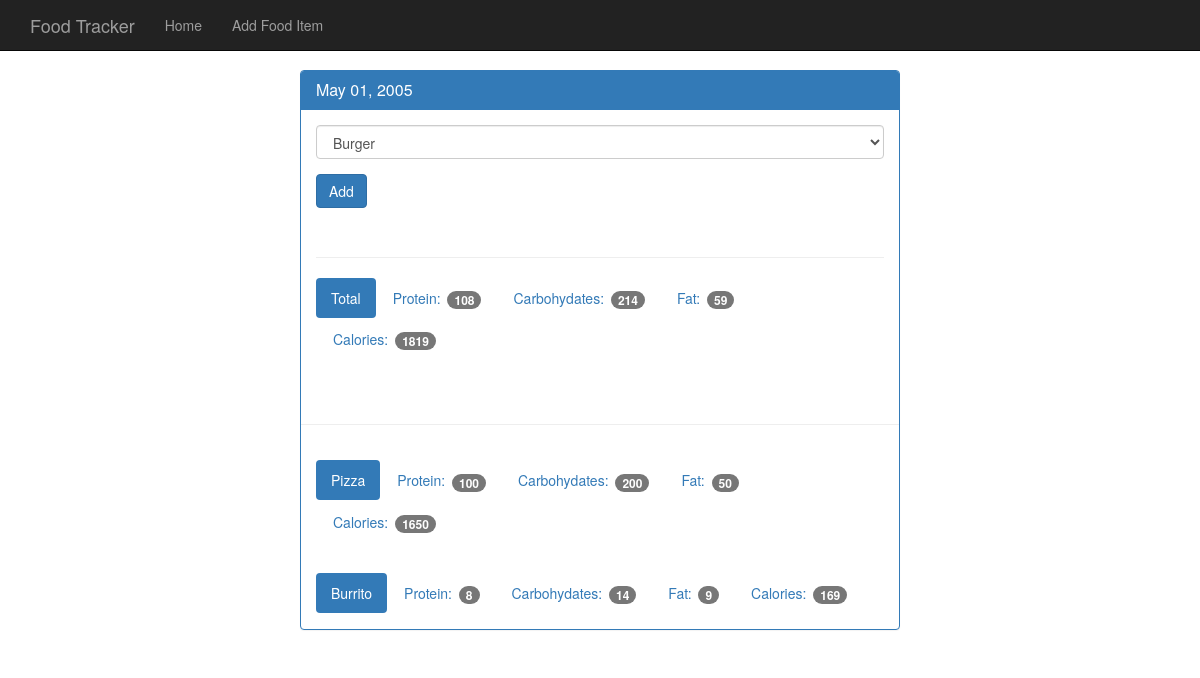
Screenshot of /view/20050501 with the database file from the repository.
### tables this page shows
CREATE TABLE food (
    id INTEGER PRIMARY KEY AUTOINCREMENT,
    name TEXT NOT NULL,
    protein INTEGER NOT NULL,
    carbohydrates INTEGER NOT NULL,
    fat INTEGER NOT NULL,
    calories INTEGER NOT NULL
);

### app.py (the view)
@app.route("/view/<date>", methods=["GET", "POST"])
def view(date):
    db = get_db()
    cur = db.execute("SELECT id, entry_date FROM log_date WHERE entry_date = ?", [date])
    date_result = cur.fetchone()
    if request.method == "POST":
        db.execute(
            "INSERT INTO food_date (food_id, log_date_id) VALUES (?, ?)",
            [request.form["food-select"], date_result["id"]],
        )
        db.commit()
    d = datetime.strptime(str(date_result["entry_date"]), "%Y%m%d")
    pretty_date = datetime.strftime(d, "%B %d, %Y")
    food_cur = db.execute("SELECT id, name FROM food")
    food_results = food_cur.fetchall()
    log_cur = db.execute(
        """SELECT food.name, food.protein, food.carbohydrates, food.fat, food.calories
        FROM log_date
        JOIN food_date
        ON food_date.log_date_id = log_date.id
        JOIN food
        ON food.id = food_date.food_id
        WHERE log_date.entry_date = ?""",
        [date],
    )
    log_results = log_cur.fetchall()
    totals = {}
    totals["protein"] = 0
    totals["carbohydrates"] = 0
    totals["fat"] = 0
    totals["calories"] = 0
    for food in log_results:
        totals["protein"] += food["protein"]
        totals["carbohydrates"] += food["carbohydrates"]
        totals["fat"] += food["fat"]
        totals["calories"] += food["calories"]
    return render_template(
        "day.html",
        entry_date=date_result["entry_date"],
        pretty_date=pretty_date,
        food_results=food_results,
        log_results=log_results,
        totals=totals,
    )

### database.py (called while the page is built)
def connect_db():
    sql = sqlite3.connect("food_log.db")
    sql.row_factory = sqlite3.Row
    return sql

def get_db():
    if not hasattr(g, "sqlite3_db"):
        g.sqlite_db = connect_db()
    return g.sqlite_db

### templates/day.html (shortened to what this page needs)
{% extends "base.html" %}
{% block body %}
    <nav class="navbar navbar-inverse navbar-fixed-top">
      <div class="container">
        <div class="navbar-header">
          <a class="navbar-brand" href="{{ url_for('index') }}">Food Tracker</a>
        </div>
        <div id="navbar" class="navbar-collapse collapse">
          <ul class="nav navbar-nav">
            <li><a href="{{ url_for('index') }}">Home</a></li>
            <li><a href="{{ url_for('food') }}">Add Food Item</a></li>
          </ul>
        </div>
      </div>
    </nav>
    <div class="container theme-showcase col-sm-6 col-sm-offset-3" role="main">
      <div class="row">
        <div>
          <div class="panel panel-primary">
            <div class="panel-heading">
              <h3 class="panel-title">{{ pretty_date }}</h3>
            </div>
            <div class="panel-body">
              <form method="POST" action="{{ url_for('view', date=entry_date) }}">
                <div class="form-group">
                  <select class="form-control" name="food-select">
                    {% for food in food_results %}
                      <option value="{{ food.id }}">{{ food.name }}</option>
                    {% endfor %}
                  </select>
                </div>
                <button type="submit" class="btn btn-primary">Add</button>
              </form>
              <div class="page-header"></div>
              <ul class="nav nav-pills" role="tablist">
                <li class="active"><a>Total</a></li>
                <li><a>Protein: <span class="badge">{{ totals.protein }}</span></a></li>
                <li><a>Carbohydates: <span class="badge">{{ totals.carbohydrates }}</span></a></li>
                <li><a>Fat: <span class="badge">{{ totals.fat }}</span></a></li>
                <li><a>Calories: <span class="badge">{{ totals.calories }}</span></a></li>
              </ul>
            </div>
            <div class="page-header"></div>
            {% for food in log_results %}
              <div class="panel-body">
                <ul class="nav nav-pills" role="tablist">
                  <li class="active"><a>{{ food.name }}</a></li>
                  <li><a>Protein: <span class="badge">{{ food.protein }}</span></a></li>
                  <li><a>Carbohydates: <span class="badge">{{ food.carbohydrates }}</span></a></li>
                  <li><a>Fat: <span class="badge">{{ food.fat }}</span></a></li>
                  <li><a>Calories: <span class="badge">{{ food.calories }}</span></a></li>
                </ul>
              </div>
            {% endfor %}
          </div>
        </div>
      </div>
    </div>
    {% endblock body %}

### static/css/theme.css (style rules this page uses)
body { padding-top: 70px; padding-bottom: 30px; }

### rows the page displays
food: name "Pizza", protein "100", carbohydrates "200", fat "50", calories "1650"
food: name "Burrito", protein "8", carbohydrates "14", fat "9", calories "169"

### other values shown
{{ pretty_date }} "May 01, 2005"
{{ totals.protein }} "108"
{{ totals.carbohydrates }} "214"
{{ totals.fat }} "59"
{{ totals.calories }} "1819"
form field food-select "Burger"
